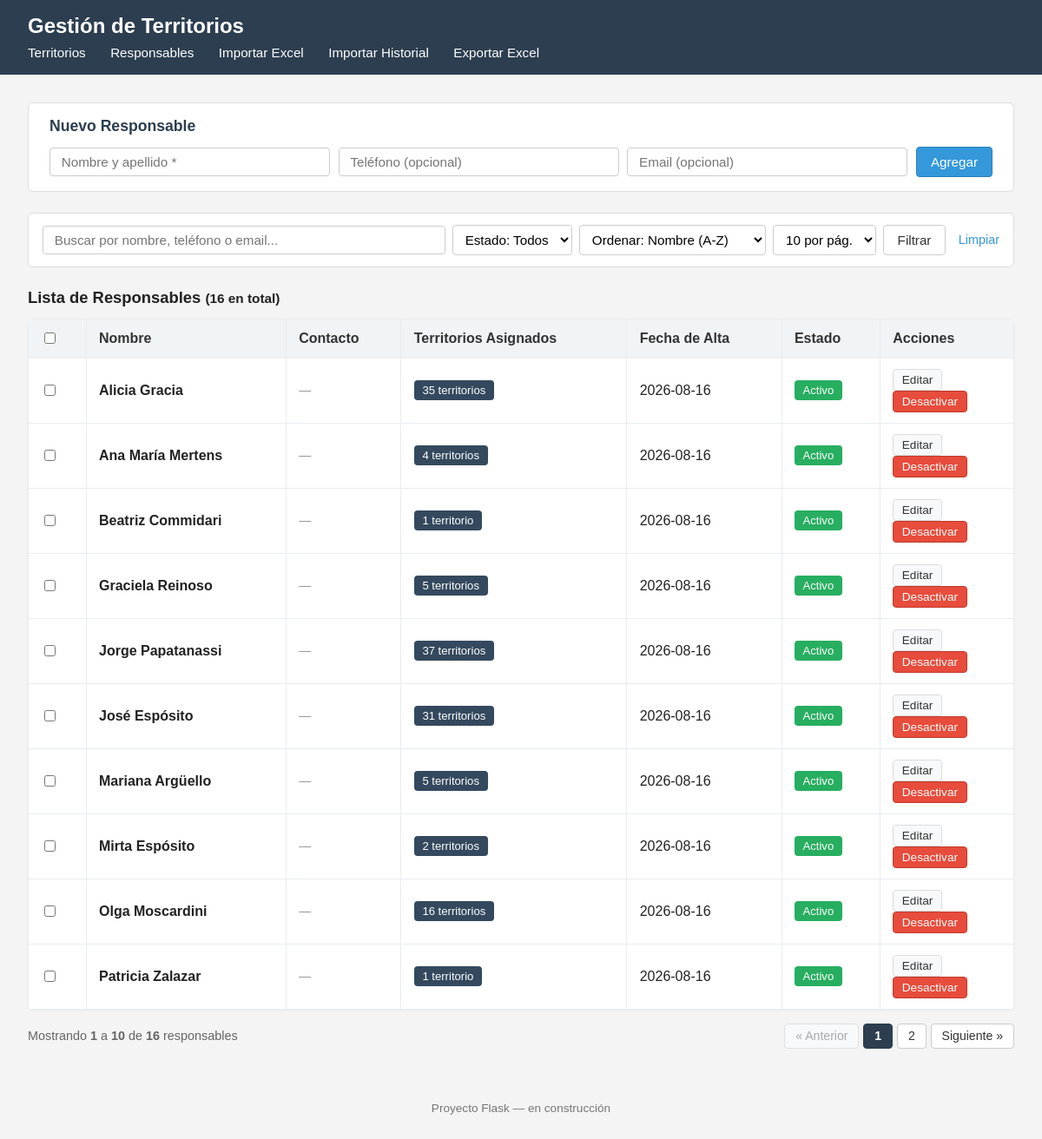
Before: /responsables with the older database file.
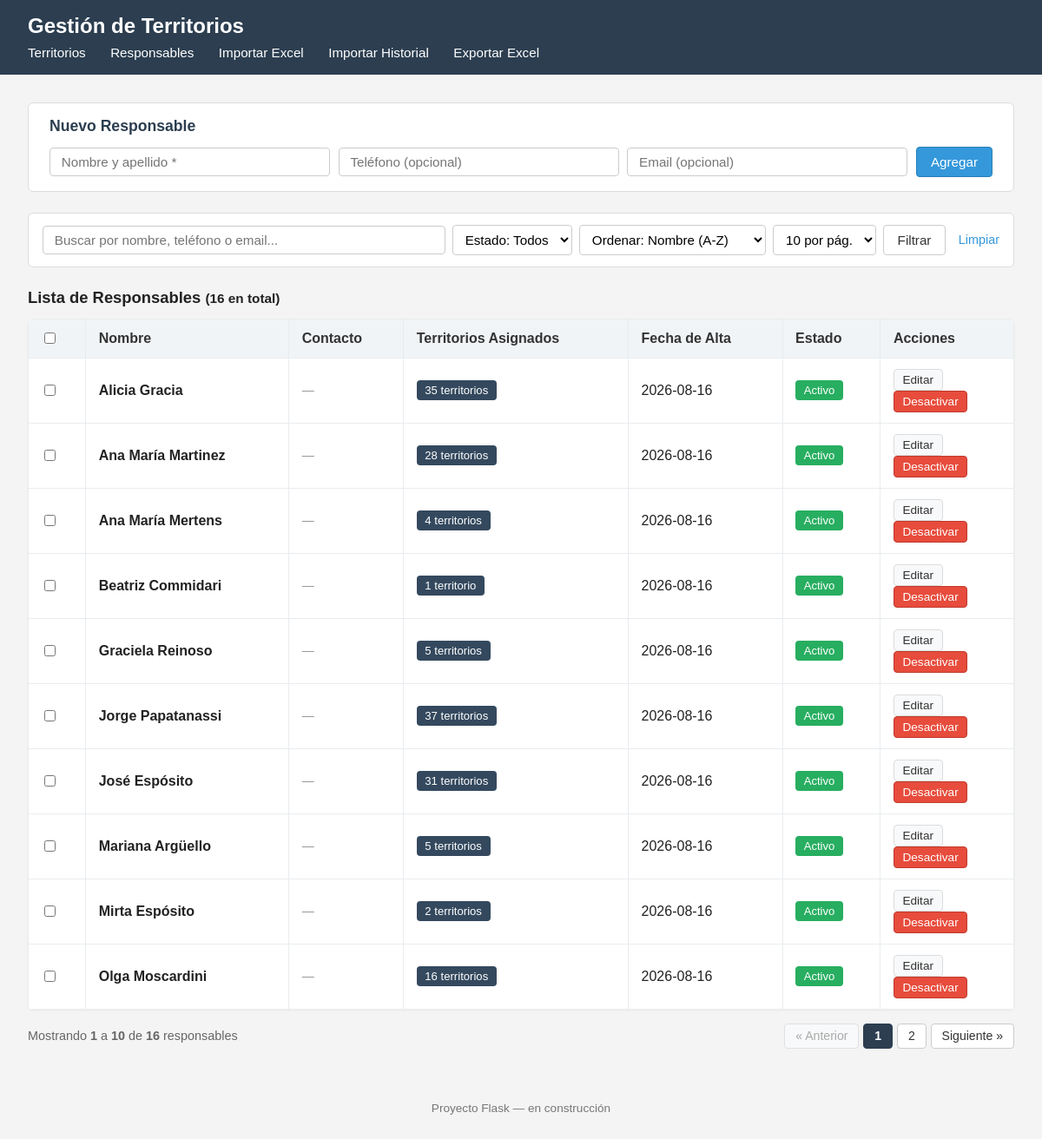
After: the same page with the newer database file.
### tables this page shows
CREATE TABLE responsables (
    id INTEGER PRIMARY KEY AUTOINCREMENT,
    nombre TEXT NOT NULL,
    activo INTEGER DEFAULT 1 -- 1: activo, 0: inactivo
, telefono TEXT DEFAULT NULL, email TEXT DEFAULT NULL, fecha_alta TEXT DEFAULT NULL);

### app.py (the view, shortened to what this page needs)
@app.route("/responsables", methods=["GET", "POST"])
def responsables():
    conn = get_connection()
    q = request.args.get("q", "").strip()
    estado = request.args.get("estado", "").strip()
    orden = request.args.get("orden", "nombre_asc")
    try:
        page = max(1, int(request.args.get("page", 1)))
    except (ValueError, TypeError):
        page = 1
    per_page_raw = request.args.get("per_page", "10")
    if per_page_raw == "todos":
        per_page = 999999
    else:
        try:
            per_page = max(5, int(per_page_raw))
        except (ValueError, TypeError):
            per_page = 10
    sql = """
        SELECT
            r.id,
            r.nombre,
            r.activo,
            r.telefono,
            r.email,
            r.fecha_alta,
            (
                SELECT COUNT(*)
                FROM asignaciones a
                WHERE a.responsable_id = r.id AND a.fecha_finalizacion IS NULL
            ) AS territorios_asignados
        FROM responsables r
        WHERE 1=1
    """
    parametros = []
    if q:
        sql += " AND (r.nombre LIKE ? OR r.telefono LIKE ? OR r.email LIKE ?)"
        term = f"%{q}%"
        parametros.extend([term, term, term])
    if estado in ("0", "1"):
        sql += " AND r.activo = ?"
        parametros.append(int(estado))
    if orden == "nombre_desc":
        sql += " ORDER BY r.nombre COLLATE NOCASE DESC"
    elif orden == "territorios_desc":
        sql += " ORDER BY territorios_asignados DESC, r.nombre COLLATE NOCASE ASC"
    elif orden == "fecha_desc":
        sql += " ORDER BY (r.fecha_alta IS NULL), r.fecha_alta DESC, r.id DESC"
    elif orden == "fecha_asc":
        sql += " ORDER BY (r.fecha_alta IS NULL), r.fecha_alta ASC, r.id ASC"
    else:
        orden = "nombre_asc"
        sql += " ORDER BY r.activo DESC, r.nombre COLLATE NOCASE ASC"
    filas = conn.execute(sql, parametros).fetchall()
    conn.close()
    total_items = len(filas)
    total_pages = max(1, math.ceil(total_items / per_page)) if per_page_raw != "todos" else 1
    if page > total_pages:
        page = total_pages
    start_idx = (page - 1) * per_page
    end_idx = start_idx + per_page
    items_paginados = filas[start_idx:end_idx]
    start_item = (start_idx + 1) if total_items > 0 else 0
    end_item = min(end_idx, total_items)
    return render_template(
        "responsables.html",
        responsables=items_paginados,
        total_items=total_items,
        total_pages=total_pages,
        page=page,
        per_page=per_page_raw,
        start_item=start_item,
        end_item=end_item,
        q=q,
        estado=estado,
        orden=orden,
    )

### database.py (called while the page is built)
def get_connection():
    conn = sqlite3.connect(DATABASE)
    conn.row_factory = sqlite3.Row
    conn.execute("PRAGMA foreign_keys = ON")
    return conn

### templates/responsables.html (shortened to what this page needs)
{% extends "base.html" %}
{% block content %}
    <div class="panel-accion">
        <h3>Nuevo Responsable</h3>
        <form method="post" action="{{ url_for('responsables') }}" class="form-nuevo-resp">
            <input type="text" name="nombre" placeholder="Nombre y apellido *" required>
            <input type="text" name="telefono" placeholder="Teléfono (opcional)">
            <input type="email" name="email" placeholder="Email (opcional)">
            <button type="submit" class="btn btn-primary">Agregar</button>
        </form>
    </div>
    <form method="get" action="{{ url_for('responsables') }}" class="buscador buscador-responsables">
        <input
            type="text"
            name="q"
            placeholder="Buscar por nombre, teléfono o email..."
            value="{{ q }}"
            class="input-search"
        >
        <select name="estado">
            <option value="" {% if not estado %}selected{% endif %}>Estado: Todos</option>
        </select>
        <select name="orden">
            <option value="nombre_asc" {% if orden == 'nombre_asc' %}selected{% endif %}>Ordenar: Nombre (A-Z)</option>
        </select>
        <select name="per_page">
            <option value="10" {% if per_page == '10' %}selected{% endif %}>10 por pág.</option>
        </select>
        <button type="submit" class="btn">Filtrar</button>
        <a href="{{ url_for('responsables') }}" class="btn-link">Limpiar</a>
    </form>
    <div class="header-tabla-responsables">
        <h3>Lista de Responsables <small>({{ total_items }} en total)</small></h3>
    </div>
    {% if responsables|length == 0 %}
        <p class="sin-resultados">No se encontraron responsables con los filtros aplicados.</p>
    {% else %}
        <table class="tabla-responsables">
            <thead>
                <tr>
                    <th class="col-check">
                        <input type="checkbox" id="check-todos" title="Seleccionar todos" onchange="toggleSelectTodos(this)">
                    </th>
                    <th>Nombre</th>
                    <th>Contacto</th>
                    <th class="col-centrada">Territorios Asignados</th>
                    <th>Fecha de Alta</th>
                    <th class="col-centrada">Estado</th>
                    <th class="col-derecha">Acciones</th>
                </tr>
            </thead>
            <tbody>
                {% for r in responsables %}
                <tr id="fila-resp-{{ r.id }}" class="{{ 'fila-inactiva' if not r.activo else '' }}">
                    <td class="col-centrada">
                        <input type="checkbox" class="check-responsable" value="{{ r.id }}" onchange="actualizarSeleccion()">
                    </td>
                    <td>
                        <strong>{{ r.nombre }}</strong>
                    </td>
                    <td>
                        <div class="datos-contacto">
                            {% if not r.telefono and not r.email %}
                                <span class="texto-apagado">—</span>
                            {% endif %}
                        </div>
                    </td>
                    <td class="col-centrada">
                        {% if r.territorios_asignados > 0 %}
                            <a href="{{ url_for('index', responsable_id=r.id) }}" class="badge badge-territorios" title="Ver territorios de este responsable">
                                {{ r.territorios_asignados }} territorio{{ 's' if r.territorios_asignados > 1 else '' }}
                            </a>
                        {% else %}
                            <span class="badge badge-libre">0 libres</span>
                        {% endif %}
                    </td>
                    <td>
                        {{ r.fecha_alta or "—" }}
                    </td>
                    <td class="col-centrada">
                        <span class="badge {{ 'badge-disponible' if r.activo else 'badge-en-trabajo' }}">
                            {{ "Activo" if r.activo else "Inactivo" }}
                        </span>
                    </td>
                    <td class="col-acciones">
                        <button
                            type="button"
                            class="btn btn-sm btn-icon"
                            title="Editar responsable"
                            onclick="abrirModalEditar({{ r.id }}, '{{ r.nombre|escape }}', '{{ r.telefono or '' }}', '{{ r.email or '' }}')"
                        >
                            Editar
                        </button>
                        {% if r.activo %}
                            <form
                                method="post"
                                action="{{ url_for('responsable_desactivar', responsable_id=r.id, q=q, estado=estado, orden=orden, page=page, per_page=per_page) }}"
                                class="form-en-linea"
                                onsubmit="return confirmarAccion('¿Estás seguro de que deseas desactivar a {{ r.nombre }}?');"
                            >
                                <button type="submit" class="btn btn-sm btn-danger">Desactivar</button>
                            </form>
                        {% endif %}
                    </td>
                </tr>
                {% endfor %}
            </tbody>
        </table>
        <div class="paginacion-container">
            <div class="paginacion-info">
                Mostrando <strong>{{ start_item }}</strong> a <strong>{{ end_item }}</strong> de <strong>{{ total_items }}</strong> responsables
            </div>
            {% if total_pages > 1 %}
                <div class="paginacion-controles">
                    {% if page > 1 %}
                        <a href="{{ url_for('responsables', q=q, estado=estado, orden=orden, per_page=per_page, page=page-1) }}" class="btn-pag">« Anterior</a>
                    {% else %}
                        <span class="btn-pag disabled">« Anterior</span>
                    {% endif %}
                    {% for p in range(1, total_pages + 1) %}
                        {% if p == page %}
                            <span class="btn-pag active">{{ p }}</span>
                        {% elif p <= 3 or p >= total_pages - 2 or (p >= page - 1 and p <= page + 1) %}
                            <a href="{{ url_for('responsables', q=q, estado=estado, orden=orden, per_page=per_page, page=p) }}" class="btn-pag">{{ p }}</a>
                        {% elif p == 4 or p == total_pages - 3 %}
                            <span class="btn-pag-ellipsis">...</span>
                        {% endif %}
                    {% endfor %}
                    {% if page < total_pages %}
                        <a href="{{ url_for('responsables', q=q, estado=estado, orden=orden, per_page=per_page, page=page+1) }}" class="btn-pag">Siguiente »</a>
                    {% else %}
                        <span class="btn-pag disabled">Siguiente »</span>
                    {% endif %}
                </div>
            {% endif %}
        </div>
    {% endif %}
{% endblock %}

### templates/base.html (shortened to what this page needs)
<!DOCTYPE html>
<html lang="es">
<head>
    <link rel="stylesheet" href="{{ url_for('static', filename='css/style.css') }}">
</head>
<body>
    <header>
        <h1>Gestión de Territorios</h1>
        <nav>
            <a href="{{ url_for('index') }}">Territorios</a>
            <a href="{{ url_for('responsables') }}">Responsables</a>
            <a href="{{ url_for('importar_excel_view') }}">Importar Excel</a>
            <a href="{{ url_for('importar_historial_view') }}">Importar Historial</a>
            <a href="{{ url_for('exportar_excel') }}">Exportar Excel</a>
        </nav>
    </header>
    <main>
        {% block content %}
        {% endblock %}
    </main>
    <footer>
        <p>Proyecto Flask &mdash; en construcción</p>
    </footer>
</body>
</html>

### static/css/style.css (style rules this page uses)
body { font-family: Arial, Helvetica, sans-serif; margin: 0; background-color: #f4f4f4; color: #222; }
header { background-color: #2c3e50; color: white; padding: 1rem 2rem; }
header h1 { margin: 0; font-size: 1.5rem; }
main { padding: 2rem; max-width: 1200px; margin: 0 auto; }
footer { padding: 1rem 2rem; color: #777; font-size: 0.85rem; text-align: center; }
nav { margin-top: 0.5rem; }
nav a { color: white; text-decoration: none; margin-right: 1.5rem; font-size: 0.95rem; transition: opacity 0.2s ease; }
.btn { display: inline-flex; align-items: center; justify-content: center; gap: 0.3rem; padding: 0.5rem 1rem; font-size: 0.95rem; border-radius: 4px; border: 1px solid #ccc; background-color: #fff; color: #333; cursor: pointer; text-decoration: none; transition: all 0.15s ease-in-out; }
.btn-primary { background-color: #3498db; border-color: #2980b9; color: white; }
.btn-danger { background-color: #e74c3c; border-color: #c0392b; color: white; }
.btn-sm { padding: 0.25rem 0.6rem; font-size: 0.85rem; }
.btn-icon { background-color: #f8f9fa; border-color: #dcdcdc; }
.btn-link { color: #3498db; text-decoration: none; font-size: 0.9rem; margin-left: 0.4rem; }
.buscador { margin-bottom: 1.5rem; display: flex; align-items: center; gap: 0.5rem; flex-wrap: wrap; background-color: white; padding: 0.8rem 1rem; border-radius: 6px; border: 1px solid #ddd; }
.buscador select { padding: 0.45rem 0.6rem; font-size: 0.95rem; border: 1px solid #ccc; border-radius: 4px; background-color: #fff; }
.buscador input[type="text"] { padding: 0.45rem 0.8rem; font-size: 0.95rem; border: 1px solid #ccc; border-radius: 4px; width: 260px; }
.buscador input.input-search { flex-grow: 1; min-width: 220px; }
.panel-accion { background-color: white; border: 1px solid #ddd; border-radius: 6px; padding: 1rem 1.5rem; margin-bottom: 1.5rem; }
.panel-accion h3 { margin-top: 0; margin-bottom: 0.8rem; font-size: 1.1rem; color: #2c3e50; }
.form-nuevo-resp { display: flex; gap: 0.6rem; align-items: center; flex-wrap: wrap; }
.form-nuevo-resp input { padding: 0.45rem 0.8rem; font-size: 0.95rem; border: 1px solid #ccc; border-radius: 4px; flex: 1 1 200px; }
table { border-collapse: collapse; width: 100%; background-color: white; border-radius: 6px; overflow: hidden; box-shadow: 0 1px 3px rgba(0,0,0,0.05); }
th, td { border: 1px solid #e9ecef; padding: 0.75rem 0.9rem; text-align: left; }
th { background-color: #f1f4f6; font-weight: 600; color: #333; }
.badge { display: inline-block; padding: 0.25rem 0.6rem; border-radius: 4px; font-size: 0.82rem; font-weight: 500; color: white; text-decoration: none; }
.badge-disponible { background-color: #27ae60; }
.badge-territorios { background-color: #34495e; transition: background-color 0.2s; }
.datos-contacto { font-size: 0.88rem; line-height: 1.4; }
.texto-apagado { color: #999; }
.header-tabla-responsables { display: flex; justify-content: space-between; align-items: center; margin-bottom: 0.8rem; flex-wrap: wrap; gap: 0.5rem; }
.header-tabla-responsables h3 { margin: 0; font-size: 1.15rem; }
.paginacion-container { display: flex; justify-content: space-between; align-items: center; margin-top: 1rem; flex-wrap: wrap; gap: 1rem; }
.paginacion-info { font-size: 0.9rem; color: #666; }
.paginacion-controles { display: flex; gap: 0.3rem; align-items: center; }
.btn-pag { padding: 0.35rem 0.75rem; border: 1px solid #ccc; background-color: #fff; color: #333; text-decoration: none; border-radius: 4px; font-size: 0.88rem; transition: all 0.15s ease; }
.btn-pag.active { background-color: #2c3e50; border-color: #2c3e50; color: white; font-weight: bold; cursor: default; }
.btn-pag.disabled { color: #aaa; border-color: #e0e0e0; background-color: #f8f9fa; cursor: not-allowed; }

Changed rows visible on the page:
no longer on this page (row unchanged): responsables: nombre "Patricia Zalazar", territorios_asignados "1", fecha_alta "2026-08-16", activo "Activo"
now on this page (row edited): responsables: nombre "Ana María Martinez", territorios_asignados "28", territorios_asignados "s", fecha_alta "2026-08-16", activo "Activo"
